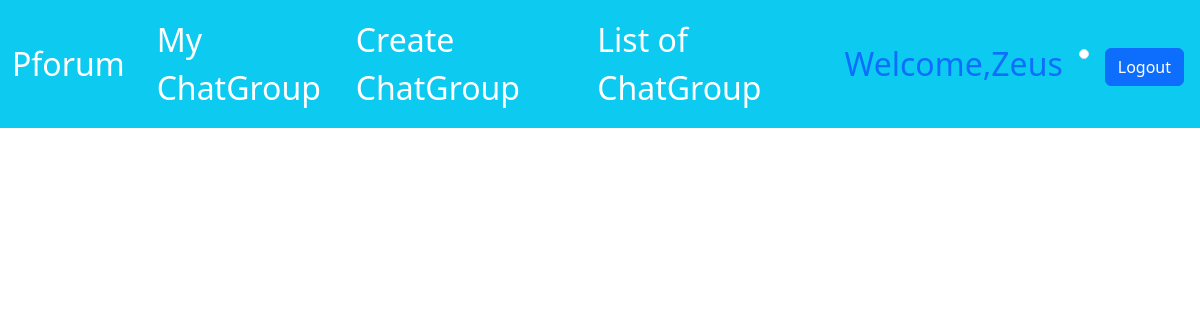
/mychatgroup.php (signed in), run on an earlier commit of the app's database.
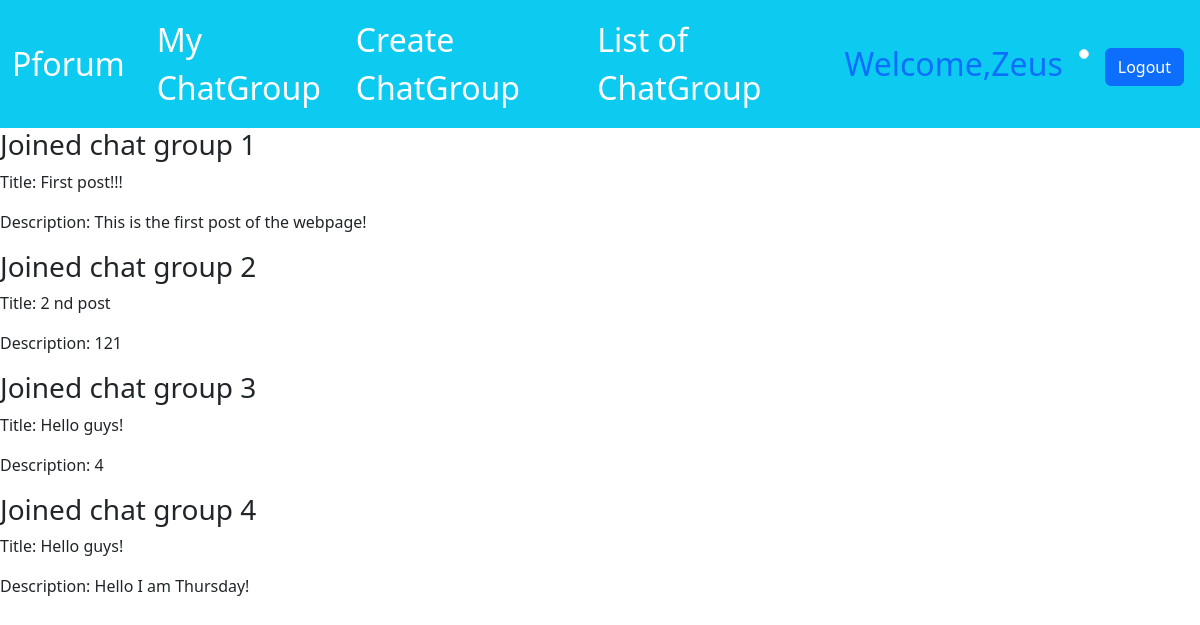
And on a later commit of the database.
### tables this page shows
CREATE TABLE `groupmember` (
  `member_id` int(30) NOT NULL,
  `group_id` int(30) NOT NULL,
  `title` varchar(100) NOT NULL,
  `description` text NOT NULL,
  `user_id` int(30) NOT NULL,
  `nickname` varchar(30) NOT NULL
);

### mychatgroup.php (the view, shortened to what this page needs)
<?php
include 'connect.php';
$SESSIONID = $_COOKIE['userid_cookie'];
$userResult = mysqli_query($connection, "SELECT * FROM registration WHERE id = $SESSIONID");
$user = mysqli_fetch_assoc($userResult);
$profileimage = $user['profileimage'];
?>
<!doctype html>
<html lang="en">
<head>
    <link href="https://cdn.jsdelivr.net/npm/bootstrap@5.3.2/dist/css/bootstrap.min.css" rel="stylesheet">
    <link rel="stylesheet" href="style1.css">
</head>
<body>
    <nav class="navbar navbar-expand-lg bg-info navbar-dark ">
        <div class="container">
            <a class="navbar-brand fs-2" href="index.php">Pforum</a>
            <ul class="navbar-nav">
                <li class="nav-item">
                    <a class="nav-link fs-2 px-3 active" aria-current="page" href="mychatgroup.php">My ChatGroup</a>
                </li>
                <li class="nav-item">
                    <a class="nav-link fs-2 px-3 active" aria-current="page" href="createpage.php">Create ChatGroup</a>
                </li>
                <li class="nav-item">
                    <a class="nav-link fs-2 px-3 active" aria-current="page" href="index.php">List of ChatGroup</a>
                </li>
            </ul>
        </div>
        <div class="d-inline-flex">
            <div>
                <span class="navbar-text fs-2  px-3 text-primary"> Welcome,<?php echo $_COOKIE['nickname_cookie']; ?></span>
            </div>
            <div>
                <img src="<?php echo $profileimage; ?>" class="img-thumbnail img-fluid" width="50" height="50" />
            </div>
            <div>
                <form class="fs-2 px-3" action="logout.php" method="POST">
                    <button type="submit" class="btn btn-primary">Logout</button>
                </form>
            </div>
        </div>
    </nav>
    <?php
    $mychatgroup_query = "SELECT * FROM groupmember WHERE user_id = '$SESSIONID'";
    $mychatgroup_query_result = mysqli_query($connection, $mychatgroup_query);
    $mychatgroups = [];
    $groupnumbercounter = 1;
    while ($row = mysqli_fetch_assoc($mychatgroup_query_result)) {
        $mychatgroups[] = $row;
    }
    foreach ($mychatgroups as $mychatgroup) {
    ?>
        <div class="mychatgroup">
            <h3>Joined chat group <?php echo $groupnumbercounter++; ?></h3>
            <div class="groupinformation">
                <p>Title: <?php echo $mychatgroup['title']; ?></p>
                <p>Description: <?php echo $mychatgroup['description']; ?></p>
            </div>
        </div>
    <?php
    }
    ?>
</body>
</html>

What changed in the data, as far as the page shows it:
added groupmember: title "First post!!!", description "This is the first post of the webpage!"
added groupmember: title "2 nd post", description "121"
added groupmember: title "Hello guys!", description "4"
added groupmember: title "Hello guys!", description "Hello I am Thursday!"
